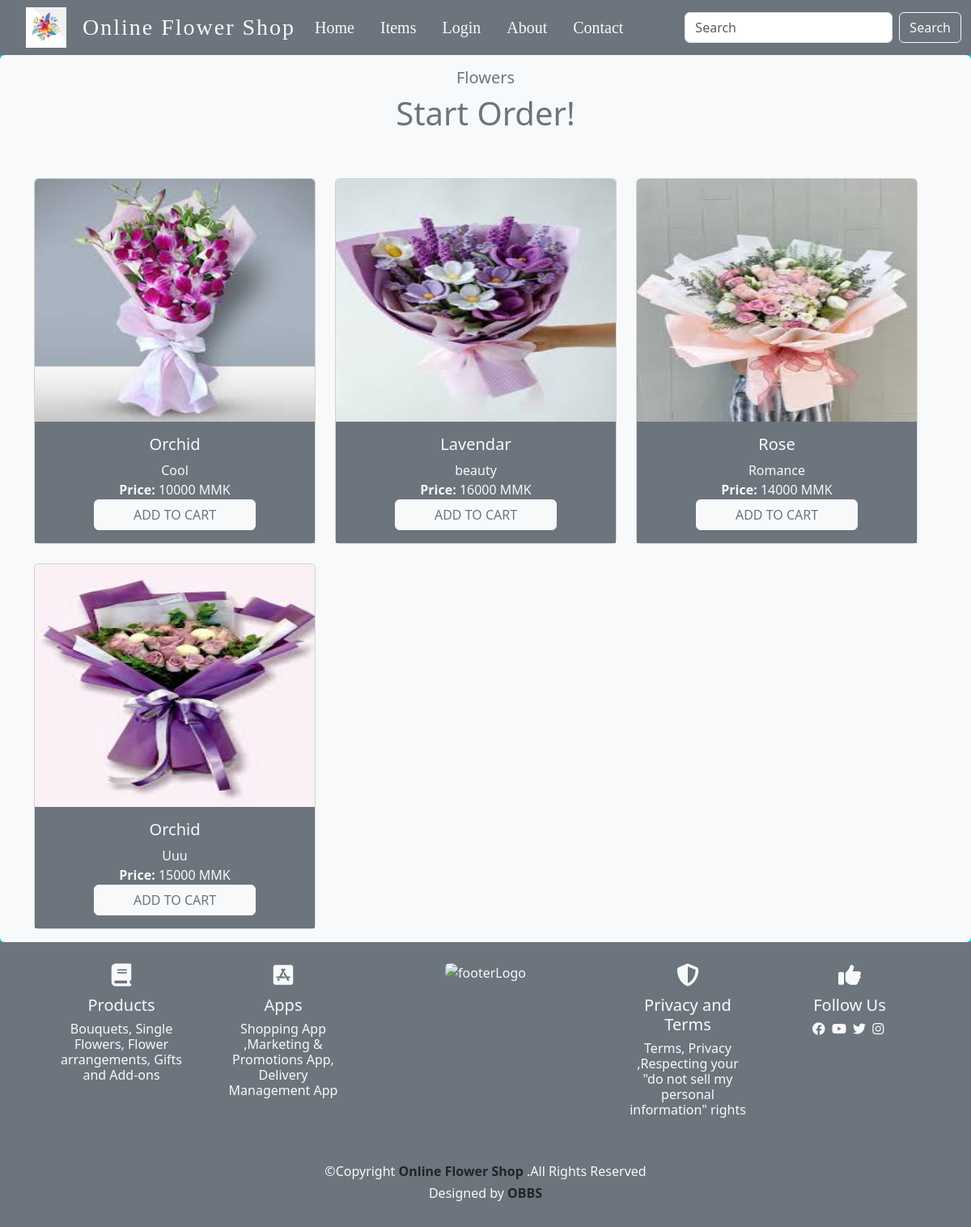
/item.php, run on the app's committed database.
### tables this page shows
CREATE TABLE `bouquet` (
  `bouquet_id` int(20) NOT NULL,
  `bouquet_name` varchar(200) NOT NULL,
  `description` varchar(200) NOT NULL,
  `price` int(200) NOT NULL,
  `image` varchar(200) NOT NULL,
  `stock_quantity` int(40) NOT NULL,
  `search_key` varchar(255) DEFAULT NULL
);

### item.php (the view, shortened to what this page needs)
<?php
include('connect.php');
if(isset($_SESSION['customer_id'])){
    include('cusheader.php');
}else{
    include('header.php');
}
$search_key = '';
try {
    if (!empty($search_key)) {
        $stmt = $con->prepare("SELECT * FROM bouquet WHERE search_key LIKE ?");
        $like_search_key = '%' . $search_key . '%';
        $stmt->bind_param("s", $like_search_key);
    } else {
        $stmt = $con->prepare("SELECT * FROM bouquet");
    }
    $stmt->execute();
    $result = $stmt->get_result();
    $bouquets = $result->fetch_all(MYSQLI_ASSOC);
} catch (mysqli_sql_exception $e) {
    echo "Error: " . $e->getMessage();
}
?>
<div data-bs-spy="scroll" data-bs-target="#navBar" data-bs-root-margin="0px 0px -40%" data-bs-smooth-scroll="true"
    class="scrollspy-example bg-body-tertiary p-3 rounded-2" tabindex="0">
    <section id="item">
        <div class="container">
            <div class="row">
                <div class="col-12 text-center text-secondary">
                    <h5>Flowers</h5>
                    <h1>Start Order!</h1>
                </div>
                <div class="row row-cols-1 row-cols-md-3 g-4">
                    <?php foreach ($bouquets as $bouquet): ?>
                        <div class="col">
                            <div class="card text-center">
                                <img src="./images/<?php echo htmlspecialchars($bouquet['image']); ?>" class="card-img-top 1"
                                    alt="<?php echo htmlspecialchars($bouquet['bouquet_name']); ?>"
                                    style="max-width: 500px; max-height: 300px;" height="350px">
                                <div class="card-body bg-secondary text-light">
                                    <h5 class="card-title"><?php echo htmlspecialchars($bouquet['bouquet_name']); ?></h5>
                                    <div class="card-text">
                                        <?php echo nl2br(htmlspecialchars($bouquet['description'])); ?><br>
                                        <strong>Price:</strong> <?php echo htmlspecialchars($bouquet['price']); ?> MMK<br>
                                    </div>
                                    <form action="item.php" method="post">
                                        <button type="submit" name="add_to_cart" class="btn btn-light text-secondary px-5">ADD TO CART</button>
                                    </form>
                                </div>
                            </div>
                        </div>
                    <?php endforeach; ?>
                </div>
            </div>
        </div>
    </section>
</div>
<?php include('footer.php') ?>
</body>
</html>

### style.css (style rules this page uses)
:root { --bgColor: rgb(212, 234, 241); --duoFont: serif; }
* { margin: 0; padding: 0; box-sizing: border-box; }
body { scroll-behavior: smooth; background-color: #7beef7; }

### data on the page
bouquet: image (picture), bouquet_name "Orchid", description "Cool", price "10000"
bouquet: image (picture), bouquet_name "Lavendar", description "beauty", price "16000"
bouquet: image (picture), bouquet_name "Rose", description "Romance", price "14000"
bouquet: image (picture), bouquet_name "Orchid", description "Uuu", price "15000"
